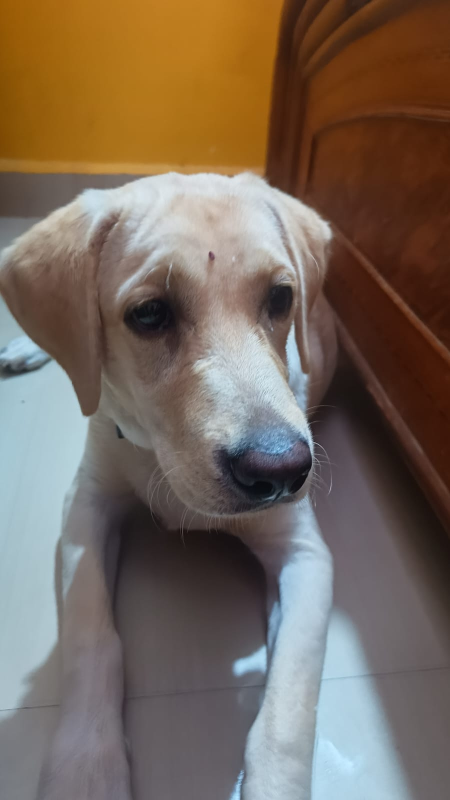
#> input picture WhatsApp Image 2026-08-30 at 12.44.51.jpeg, 900 x 1600 px (shown at 1/2 size)
$ python dotify.py '../WhatsApp Image 2026-08-30 at 12.44.51.jpeg' --out out.png
#> lines starting #> are read from the running program, lines starting #| are printed output that depends on the picture
#!/usr/bin/env python3
"""
dotify.py — turn a photo into a dot-matrix SVG portrait.

Usage:
    python scripts/dotify.py me.png -o assets/portrait --cols 100 --equalize --detail 0.5 --color

Writes:
    <out>.svg              (if --color is used — one file, works on both GitHub themes)
    <out>-dark.svg / <out>-light.svg   (if --color is NOT used — green monochrome pair)
"""

import argparse
import math
import sys
from pathlib import Path

from PIL import Image, ImageOps, ImageFilter


def parse_args():
    p = argparse.ArgumentParser(description="Turn a photo into a dot-matrix SVG portrait.")
    p.add_argument("image", help="Path to the source photo")
    p.add_argument("-o", "--out", required=True, help="Output path prefix, e.g. assets/portrait")
    p.add_argument("--cols", type=int, default=88, help="Number of dot columns (default 88)")
    p.add_argument("--equalize", action="store_true", help="Stretch tones against the subject's own histogram")
    p.add_argument("--detail", type=float, default=0.0, help="Local-contrast boost, 0-1ish, sweet spot ~0.5")
    p.add_argument("--color", action="store_true", help="Keep original color instead of green monochrome")
    p.add_argument("--invert", action="store_true", help="Invert brightness (for dark-on-light subjects)")
    p.add_argument("--circle", action="store_true", help="Mask output to a feathered circle")
    p.add_argument("--square", action="store_true", help="Crop to 1:1 before sampling")
    p.add_argument("--focus", type=str, default="0.5,0.5", help="Crop focus point as x,y fractions, e.g. 0.55,0.45")
    p.add_argument("--animate", action="store_true", help="Add a CSS shimmer sweep across columns")
    p.add_argument("--reveal", action="store_true", help="Animate rows appearing on load")
    p.add_argument("--reveal-time", type=float, default=2.5, help="Total reveal sweep duration in seconds")
    p.add_argument("--reveal-fade", type=float, default=0.45, help="Per-row fade-in duration in seconds")
    p.add_argument("--reveal-dir", choices=["down", "up"], default="down", help="Reveal sweep direction")
    p.add_argument("--mode", choices=["dots", "binary", "ascii", "braille"], default="dots",
                    help="Rendering mode. ascii/braille write a .txt instead of an SVG.")
    return p.parse_args()


def load_and_prep(path, square, focus):
    img = Image.open(path)
    # Alpha channel becomes a subject mask, if present.
    mask = None
    if img.mode in ("RGBA", "LA") or (img.mode == "P" and "transparency" in img.info):
        img = img.convert("RGBA")
        mask = img.split()[-1]
    rgb = img.convert("RGB")

    if square:
        w, h = rgb.size
        side = min(w, h)
        fx, fy = [float(v) for v in focus.split(",")]
        cx, cy = w * fx, h * fy
        left = min(max(cx - side / 2, 0), w - side)
        top = min(max(cy - side / 2, 0), h - side)
        box = (int(left), int(top), int(left) + side, int(top) + side)
        rgb = rgb.crop(box)
        if mask is not None:
            mask = mask.crop(box)

    return rgb, mask


# [24 lines left out: function equalize_against_mask, not called in this run]


def sample_grid(rgb, mask, cols, equalize, detail, invert):
    w, h = rgb.size
    aspect = h / w
    # Terminal/dot cells aren't square in most renderings; keep it simple, square dots.
    rows = max(1, round(cols * aspect))

    gray = rgb.convert("L")
    if equalize:
        gray = equalize_against_mask(gray, mask)
    if detail > 0:
        blurred = gray.filter(ImageFilter.GaussianBlur(radius=max(1, gray.size[0] // 60)))
        g_px, b_px = gray.load(), blurred.load()
        out = Image.new("L", gray.size)
        o_px = out.load()
        gw, gh = gray.size
        for y in range(gh):
            for x in range(gw):
                hi = g_px[x, y] + int((g_px[x, y] - b_px[x, y]) * detail * 2)
                o_px[x, y] = max(0, min(255, hi))
        gray = out
    if invert:
        gray = ImageOps.invert(gray)

    small_gray = gray.resize((cols, rows), Image.LANCZOS)
    small_rgb = rgb.resize((cols, rows), Image.LANCZOS)
    small_mask = mask.resize((cols, rows), Image.LANCZOS) if mask is not None else None

    cells = []
    gpx = small_gray.load()
    rpx = small_rgb.load()
    mpx = small_mask.load() if small_mask is not None else None
    for y in range(rows):
        row = []
        for x in range(cols):
            brightness = gpx[x, y] / 255.0
            visible = True
            if mpx is not None and mpx[x, y] < 10:
                visible = False
            r, g, b = rpx[x, y]
            row.append((brightness, (r, g, b), visible))
        cells.append(row)
    return cells, cols, rows


def render_svg(cells, cols, rows, color, monochrome_hex, cell_size=8, max_radius_frac=0.46, animate=False):
    width = cols * cell_size
    height = rows * cell_size
    parts = [
        f'<svg xmlns="http://www.w3.org/2000/svg" viewBox="0 0 {width} {height}" '
        f'width="{width}" height="{height}">'
    ]
    if animate:
        parts.append(f"""
<defs>
  <linearGradient id="shimmer" x1="0" y1="0" x2="1" y2="0">
    <stop offset="0%" stop-color="{monochrome_hex}" stop-opacity="0.35"/>
    <stop offset="50%" stop-color="{monochrome_hex}" stop-opacity="1"/>
    <stop offset="100%" stop-color="{monochrome_hex}" stop-opacity="0.35"/>
  </linearGradient>
  <mask id="shimmerMask">
    <rect x="-{width}" y="0" width="{width*3}" height="{height}" fill="url(#shimmer)">
      <animate attributeName="x" values="-{width};{width}" dur="3.5s" repeatCount="indefinite"/>
    </rect>
  </mask>
</defs>
""")
    dot_group_open = '<g mask="url(#shimmerMask)">' if animate else "<g>"
    parts.append(dot_group_open)

    for y, row in enumerate(cells):
        for x, (brightness, rgb, visible) in enumerate(row):
            if not visible:
                continue
            radius = brightness * cell_size * max_radius_frac
            if radius < 0.35:
                continue
            cx = x * cell_size + cell_size / 2
            cy = y * cell_size + cell_size / 2
            fill = f"rgb({rgb[0]},{rgb[1]},{rgb[2]})" if color else monochrome_hex
            parts.append(f'<circle cx="{cx:.1f}" cy="{cy:.1f}" r="{radius:.2f}" fill="{fill}"/>')
    parts.append("</g>")
    parts.append("</svg>")
    return "\n".join(parts)


# [72 lines left out: functions render_reveal_svg, render_text_mode, apply_circle_mask, not called in this run]


def main():
    args = parse_args()
    src = Path(args.image)
    if not src.exists():
        sys.exit(f"error: {src} not found")

    rgb, mask = load_and_prep(src, args.square, args.focus)
#> in load_and_prep, img is the input picture: PIL image 900x1600 RGB; mean R, G, B 119.7, 104.4, 91.2
    cells, cols, rows = sample_grid(rgb, mask, args.cols, args.equalize, args.detail, args.invert)
#> in sample_grid, `gray = rgb.convert("L")`:
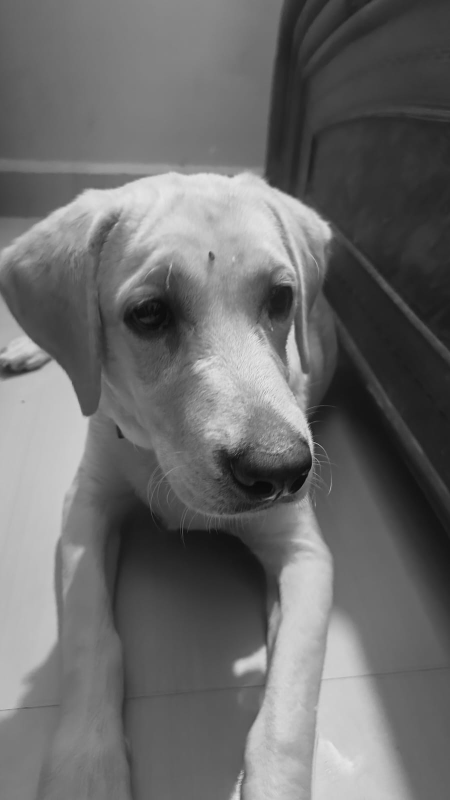
#> gray: PIL image 900x1600 L (shown at 1/2 size); min 4, max 243, mean 107.5
#> in sample_grid, `small_gray = gray.resize((cols, rows), Image.LANCZOS)`:
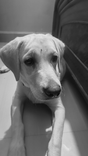
#> small_gray: PIL image 88x156 L; min 10, max 229, mean 107.5
#> in sample_grid, `small_rgb = rgb.resize((cols, rows), Image.LANCZOS)`:
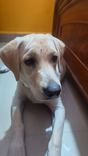
#> small_rgb: PIL image 88x156 RGB; mean R, G, B 119.7, 104.4, 91.2
#> after the loop in sample_grid, `for y in range(rows):`: cells = 156 items
#> cells = 156 items; cols = 88; rows = 156

    out_prefix = Path(args.out)
    out_prefix.parent.mkdir(parents=True, exist_ok=True)

    if args.mode in ("ascii", "braille"):
        text = render_text_mode(cells, cols, rows, args.mode)
        out_path = out_prefix.with_suffix(".txt")
        out_path.write_text(text, encoding="utf-8")
        print(f"wrote {out_path}")
        return

    green = "#a855f7" if False else "#a855f7"  # placeholder, overwritten by CLI accent below
    monochrome_hex = "#a855f7"

    if args.mode == "binary":
        # Render literal glyph-like large dots using two sizes only (handled visually as dots mode variant)
        pass

    if args.reveal:
        cell_size = 8
        svg = render_reveal_svg(cells, cols, rows, args.color, monochrome_hex, cell_size, 0.46,
                                 args.reveal_time, args.reveal_fade, args.reveal_dir)
    else:
        svg = render_svg(cells, cols, rows, args.color, monochrome_hex, animate=args.animate)
#> in render_svg, `width = cols * cell_size`: width = 704
#> in render_svg, `height = rows * cell_size`: height = 1248
#> after the loop in render_svg, `for y, row in enumerate(cells):`: parts = 13517 items

    width, height = cols * 8, rows * 8
#> width = 704; height = 1248

    if args.circle:
        svg = apply_circle_mask(svg, width, height)

    if args.color:
        out_path = out_prefix.with_suffix(".svg")
        out_path.write_text(svg, encoding="utf-8")
        print(f"wrote {out_path}")
    else:
        dark_path = Path(str(out_prefix) + "-dark.svg")
        light_path = Path(str(out_prefix) + "-light.svg")
        dark_path.write_text(svg, encoding="utf-8")
        # Light variant: same dots, darker fill so they read on a white card.
        light_svg = svg.replace(monochrome_hex, "#6b21a8")
        light_path.write_text(light_svg, encoding="utf-8")
        print(f"wrote {dark_path} and {light_path}")


if __name__ == "__main__":
    main()
